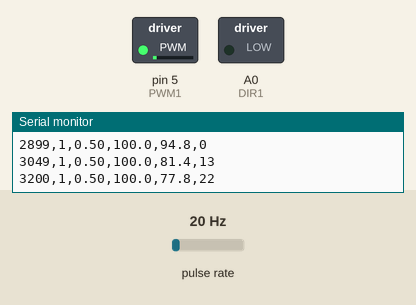
Recording of a sketch running on a simulated Arduino Uno, built with avr-gcc and run on an emulated ATmega328P. Shown: switched loads named in the sketch (green lamp = pin HIGH), the last lines printed to the serial monitor. Wiring (inferred from the names in the program): pulse sensor: data pin 2. The test bench sets the inputs (shaded band); at power-on: pulse rate 20 Hz.

Above: at 3.27 s.
3.3 s: pulse rate (sensor on pin 2) set to 4 Hz
At 3.57 s:
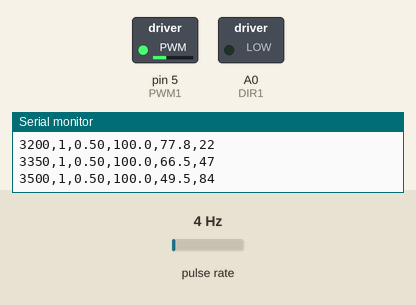
6.3 s: pulse rate (sensor on pin 2) set to 50 Hz
At 6.42 s:
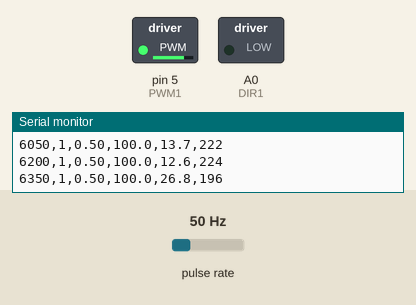
9.3 s: pulse rate (sensor on pin 2) set to 34 Hz
11.9 s: pulse rate (sensor on pin 2) set to 28 Hz
At 14.22 s:
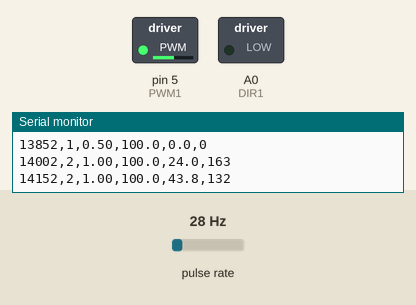
14.9 s: pulse rate (sensor on pin 2) set to 100 Hz
Timing chart, 0 to 17.5 s (numbered marks = the images above; inputs shaded):
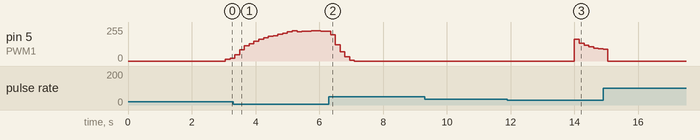

Measured:
- the behaviour switches between 32 and 31 Hz on pulse rate (sensor on pin 2) (found by bisection; images 2 and 3)

The sketch:

ki_value_testing.ino
```cpp
// ============================================================================
// CRIA 7 PROJECT - Ki value testing
// ============================================================================

const int DIR1 = A0;
const int PWM1 = 5;
const int LEFT_SENSOR = 2;

const float TRANSITIONS_PER_REV = 40.0;
const unsigned long SAMPLE_INTERVAL = 150; // 150 ms for better resolution (10 RPM per step)

float targetRPM = 100.0;

// --- FIXED KP PARAMETER ---
const float Kp_fixed = 2.0; // Fixed Proportional Gain during testing

// --- AUTOMATIC KI TEST ---
float kiValues[5] = {0.50, 1.0, 1.25, 1.5, 2.00};
int subTrial = 0;
bool testCompleted = false;
unsigned long subTrialStartTime = 0;

// --- SENSOR AND CONTROLLER VARIABLES ---
volatile unsigned long leftTransitions = 0;
volatile unsigned long lastLeftTransition = 0;

unsigned long lastSampleTime = 0;
int leftPWM = 0;
float filteredRPM = 0.0;      // Holds the smoothed speed
float errorAccumulator = 0.0; // Accumulated integral term

// =================================
// INTERRUPT (Anti-Debounce Filter)
// =================================
void countLeftTransition() {
  unsigned long now = micros();
  if (now - lastLeftTransition > 1000) {
    leftTransitions++;
    lastLeftTransition = now;
  }
}

void setup() {
  pinMode(DIR1, OUTPUT);
  pinMode(PWM1, OUTPUT);
  pinMode(LEFT_SENSOR, INPUT);

  digitalWrite(DIR1, LOW);

  attachInterrupt(digitalPinToInterrupt(LEFT_SENSOR), countLeftTransition, CHANGE);

  Serial.begin(115200);
  delay(2000);

  // CSV Header matching Python processing scripts
  Serial.println("Time_ms,Trial,Ki,Setpoint,Measured_RPM,PWM_Out");

  subTrialStartTime = millis();
  lastSampleTime = millis();
}

void loop() {
  if (testCompleted) return;

  unsigned long now = millis();

  // Executes only every SAMPLE_INTERVAL (150 ms)
  if (now - lastSampleTime >= SAMPLE_INTERVAL) {

    // 1. Read transitions with interrupt protection
    noInterrupts();
    unsigned long leftMeasured = leftTransitions;
    leftTransitions = 0;
    interrupts();

    // 2. Elapsed time
    float dt = (now - lastSampleTime) / 1000.0;
    lastSampleTime = now;

    // 3. Instantaneous RPM Calculation
    float rawRPM = (leftMeasured / TRANSITIONS_PER_REV) * (60.0 / dt);

    // 4. LOW-PASS FILTER (Exponential Moving Average)
    filteredRPM = (0.3 * rawRPM) + (0.7 * filteredRPM);

    // 5. Test Timing Management
    unsigned long timeInSubTrial = now - subTrialStartTime;

    if (timeInSubTrial >= 12000) { // 10s Test + 2s Pause completed
      subTrial++;
      subTrialStartTime = now;
      timeInSubTrial = 0; // Reset cycle internal timer

      // If all 5 Ki values have been tested, conclude the test
      if (subTrial >= 5) {
        testCompleted = true;
        analogWrite(PWM1, 0);
        Serial.println("# END_TEST");
        return;
      }
    }

    float currentKi = kiValues[subTrial];

    // 6. Control Logic vs Pause
    if (timeInSubTrial >= 10000) {
      // --- PAUSE PHASE (Last 2 seconds) ---
      // Force motor stop, clear filter and reset integral accumulator for next Ki
      leftPWM = 0;
      filteredRPM = 0.0;
      errorAccumulator = 0.0;
    } else {
      // --- TEST PHASE (First 10 seconds) ---
      // Active PI Controller
      float leftError = targetRPM - filteredRPM;

      // Accumulate error over time (Integral Term)
      errorAccumulator += leftError * dt;

      // Anti-Windup: Limit error accumulator
      errorAccumulator = constrain(errorAccumulator, -100.0, 100.0);

      // PI Control Signal
      float leftSignal = (Kp_fixed * leftError) + (currentKi * errorAccumulator);
      leftPWM = constrain((int)leftSignal, 0, 255);
    }

    // 7. Motor Actuation
    analogWrite(PWM1, leftPWM);

    // 8. Telemetry Output
    Serial.print(now); Serial.print(",");
    Serial.print(subTrial + 1); Serial.print(",");
    Serial.print(currentKi, 2); Serial.print(",");
    Serial.print(targetRPM, 1); Serial.print(",");
    Serial.print(filteredRPM, 1); Serial.print(",");
    Serial.println(leftPWM);
  }
}
```
